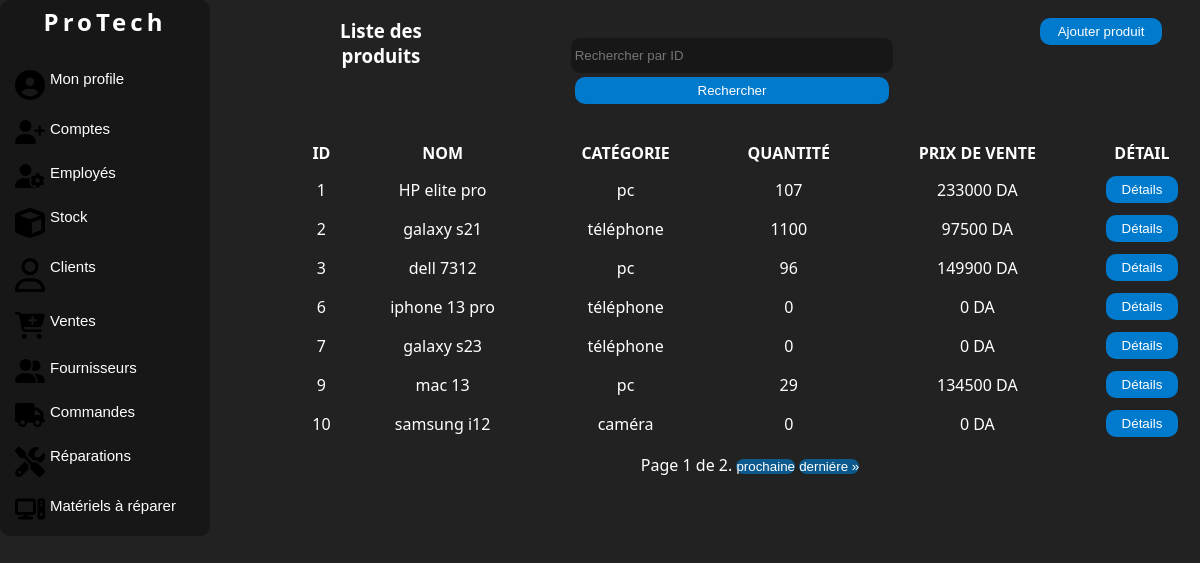
Before: /produits/ (signed in) with the older database file.
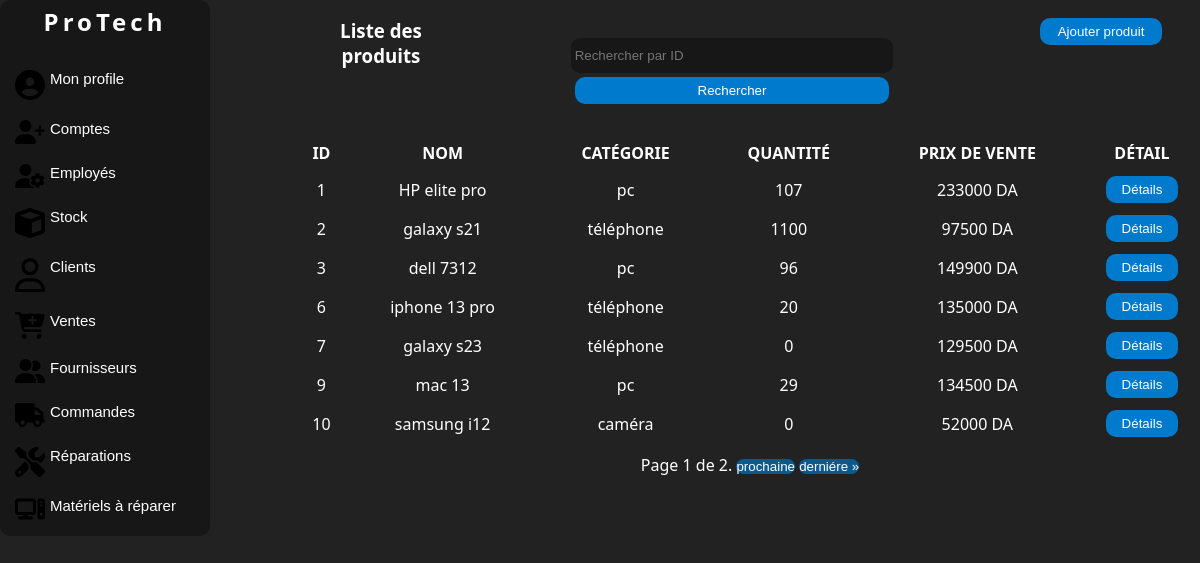
After: the same page with the newer database file.
### manager/models.py (models this page shows, shortened)
class Product(models.Model):
    name = models.CharField(max_length=100, db_column='Nom', unique=True)
    category = models.ForeignKey(Category, on_delete=models.SET_DEFAULT, default=1, db_column='Catégorie')
    description = models.TextField(db_column='Description', default='Pas de description')
    quantity = models.PositiveIntegerField(default=0, blank=True, null=True, db_column='Quantité')
    initial_selling_price = models.PositiveIntegerField(default=0, db_column='Prix de vente initiale')
    suppliers = models.ManyToManyField(Supplier, through='Suppliying', db_column='Fournisseurs', related_name='products')
    class Meta:
        db_table = 'Produit'
        verbose_name = _('Produit')

class Category(models.Model):
    name = models.CharField(max_length=100, db_column='Nom')
    def __str__(self):
        return self.name
    class Meta:
        db_table = 'Catégorie'

### manager/views.py (the view)
# urls.py: path('produits/', views.ProductListView.as_view(), name='product-list'),
class ProductListView(LoginRequiredMixin,RoleRequiredMixin, ListView):
    model = Product
    template_name = 'listeproduit.html'  # replace with your template
    context_object_name = 'products'
    paginate_by = 7
    form_class = FilterForm
    required_roles = ['Admin', 'Employé']
    def get_queryset(self):
        queryset = super().get_queryset()
        query = self.request.GET.get('query')
        if query:
            queryset = queryset.filter(id=query)
        return queryset
    def get_context_data(self, **kwargs):
        context = super().get_context_data(**kwargs)
        context['form'] = FilterForm(self.request.GET)
        return context

### manager/forms.py
class FilterForm(forms.Form):
    query = forms.IntegerField(label='', required=False,
                               widget=forms.TextInput(attrs={'placeholder': 'Rechercher par ID'}))

### manager/views.py (called while the page is built)
    def dispatch(self, request, *args, **kwargs):
        if not request.user.is_authenticated:
            return self.handle_no_permission()
        if not self.required_roles:  # if no role is required, continue
            return super().dispatch(request, *args, **kwargs)
        if not request.user.employee.role in self.required_roles:
            messages.error(request, 'Vous n\'avez pas la permission de consulter cette page.')
            return redirect('dashboard')  # or wherever
        return super().dispatch(request, *args, **kwargs)

### manager/templates/listeproduit.html (shortened to what the changed rows need)
{% load static %}
{% load auth_extras %}
<!DOCTYPE html>
<html lang="en">
<head>
    <link rel="stylesheet" href="{% static 'css/style.css' %}">
    <link rel="stylesheet" href="{% static 'css/accueil.css' %}">
</head>
<body>
<div class="corp">
    <div class="nav">
        <div class="logo">
            <a href="{% url 'home' %}" class="link"><h2>ProTech</h2></a>
        </div>
        <br>
    </div>
    <div class="liste">
        <div class="c2">
            {% if products %}
            <table>
                <thead>
                <tr>
                    <th>Id</th>
                    <th>Nom</th>
                    <th>Catégorie</th>
                    <th>Quantité</th>
                    <th>Prix de vente</th>
                    <th>Détail</th>
                </tr>
                </thead>
                <tbody id="tbody">
                {% for product in products %}
                <tr>
                    <td>{{ product.id }}</td>
                    <td>{{ product.name }}</td>
                    <td>{{ product.category }}</td>
                    <td>{{ product.quantity }}</td>
                    <td>{{ product.initial_selling_price }} DA</td>
                    <td>
                        <button class="button" id="detai"
                                onclick="location.href='{% url 'product-detail' product.id %}';">Détails
                        </button>
                    </td>
                </tr>
                {% endfor %}
                </tbody>
            </table>
            {% else %}
            <p>Pas de produits trouvés.</p>
            {% endif %}
        </div>
    </div>
</body>
</html>

Changed rows visible on the page:
changed Product "iphone 13 pro": quantity "0" → "20"; initial_selling_price "0" → "135000"
changed Product "galaxy s23": initial_selling_price "0" → "129500"
changed Product "samsung i12": initial_selling_price "0" → "52000"
